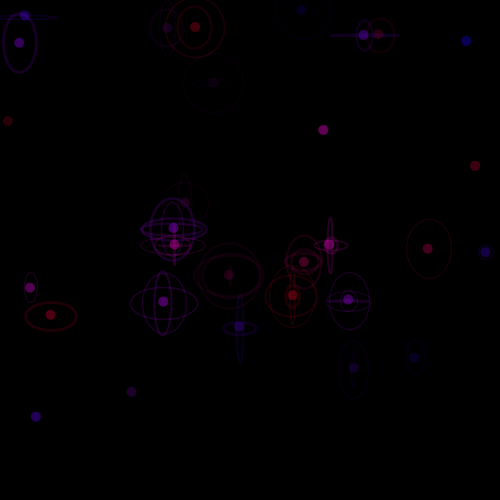
Frame 1 (no input)
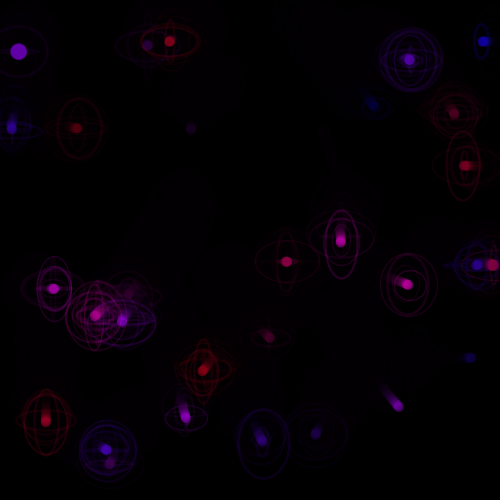
Frame 60 (the mouse pressed at the canvas centre just before this capture)
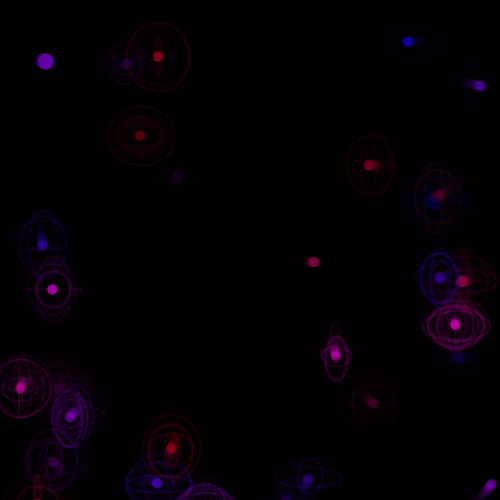
Frame 120 (the mouse held since frame 60 and released just before this capture)

The Processing sketch that drew these frames (run headless with seeded random() and noise(); from frame 60 on, the mouse is pressed at the canvas centre):

// Processing sketch: processing_42860
// ── processing_42860.pde


int NUM_BALLS = 30;

float angleObject = (TWO_PI/NUM_BALLS);
int centerX = 250;
int centerY = 250;
int distance = 100;
Ball[] myBalls = new Ball[NUM_BALLS];

void setup()
{
  background(0);
  size(500, 500);
  smooth();
  noStroke();

  for (int i = 0; i<NUM_BALLS; i++)
  {
    myBalls[i] = new Ball();
    myBalls[i].posX = random(0, width);
    myBalls[i].posY = random(0, height);

    myBalls[i].fillBallr = random(255);
    myBalls[i].fillBallg = random(255);
    myBalls[i].fillBallb = random(255);
    myBalls[i].direction = random(0, 360);
    if (myBalls[i].posX < 0 || myBalls[i].posX >width)
    {
      myBalls[i].posX = random(0, width);
    }
    if ( myBalls[i].posY <0 ||  myBalls[i].posY > height)
    {
      myBalls[i].posY = random(0, height);
    }
  }
}

void draw()
{
  fill(0, 0, 0, 60);
  rect(0, 0, width, height);
  /*for (int r = 0; r<26; r++)
   {
   for( int c = 0; c<41; c++)
   {
   if (r%3 ==0 && c%3 == 0)
   {rectMode(CENTER);
   fill(c%80*9, r%92*11, r%209*25);
   rect(c*20,r*20,20,20);
   }
   
   
   }
   }*/


  for (int i = 0; i<NUM_BALLS; i++)
  {
    myBalls[i].update();
  }
}

class Ball
{
  //properties
  float myDiameter = 10;
  float posX = cos(250);
  float posY = sin(250);
  float speedX= 1;
  float speedY = 1;
  float fillBallr = 234;
  float fillBallg =23;
  float fillBallb = 56;
  float direction = 0;


  //method
  void update()
  {

    fill(fillBallr, 0, fillBallb,100);
    ellipse(abs(posX), abs(posY), myDiameter, myDiameter);

    float dx = cos(radians(direction))*speedX;
    float dy = sin(radians(direction))*speedY;

    posX = posX+dx;
    posY = posY+dy;

    posY+= speedY;
    posX+= speedX;
    //keeping the balls inside the window

    if (posX <=0) 
    { 
      speedX = -speedX;
    }
    if (posX >=width)
    {
      speedX = -speedX;
    }
    if (posY <=0)
    { 
      speedY = -speedY;
    }
    if (posY >=height)
    {     
      speedY = -speedY;
    }
 /*   if (speedY <= -50 )
    {
      speedY = 2;
    }
    if (speedY >= 50)
    {
      speedY = -2;
    }
    if (speedX <= -50)
    {
      speedX = 2;
    }
    if (speedX >=50) {
      speedX = -2;
    }*/
    for (int i = 0; i < NUM_BALLS; i++)
    {
      Ball other = myBalls[i];

      if (this != other)
      {
        
        
        if (dist(posX, posY, other.posX, other.posY)<75)
        {
          stroke(fillBallr, 0, fillBallb, 40);
          strokeWeight(random(1, 3));
          noFill();

          ellipse(posX, posY, random(myDiameter+60), random(myDiameter+60));
          noStroke();  
        
          

          posX -= abs(random(cos(radians(359))));
          posY -= abs(random(sin(radians(359))));

          if (posX <=0) 
          { 

            speedX = -speedX-.1;
            // posX -= random(cos(-1),cos(1));
          }
          if (posX >=width)
          {

            speedX = -speedX-.1;
            // posX -= random(cos(-1),cos(1));
          }
          if (posY <=0)
          { 

            speedY = -speedY-.1;
            // posY -= random(sin(-1),sin(1));
          }
          if (posY >=height)
          {    

            speedY = -speedY-.1;
            // posY -= random(sin(-1),sin(1));
          }
          if (dist(posX+(myDiameter/2), posY+(myDiameter/2), other.posX+(myDiameter/2), other.posY)<5)
        {

          myDiameter = myDiameter+ other.myDiameter*(.15);
          {
            noFill();
            noStroke();
            ellipse(posX, posY, myDiameter, myDiameter);
          }
        }
      }
    }
  }
}
}
                
